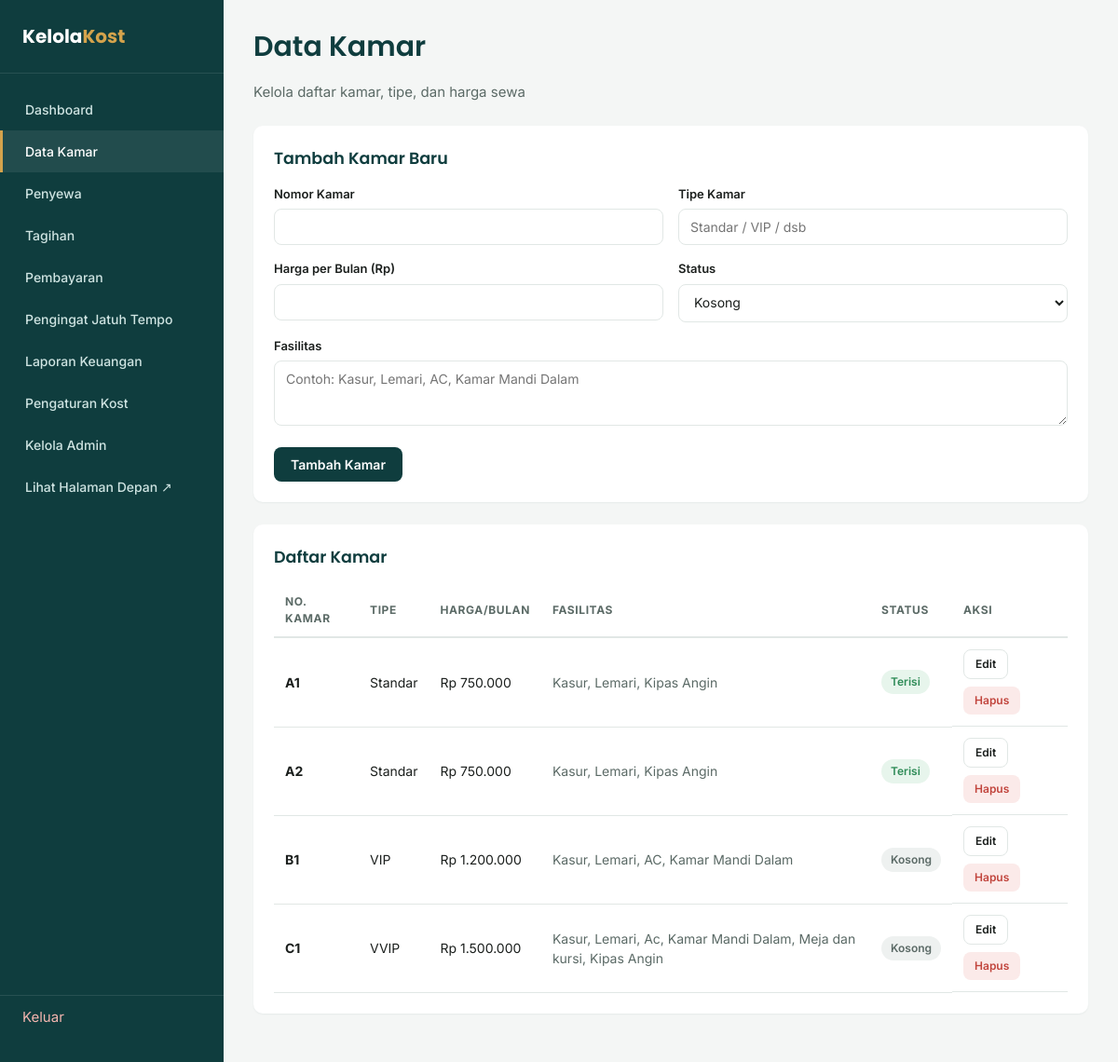
/kamar.php (signed in), run on the app's committed database.
### tables this page shows
CREATE TABLE kamar (
    id            INT UNSIGNED   NOT NULL AUTO_INCREMENT,
    nomor_kamar   VARCHAR(20)    NOT NULL,
    tipe          VARCHAR(50)    NOT NULL,
    harga_bulanan DECIMAL(12,2)  NOT NULL DEFAULT 0,
    fasilitas     TEXT           NULL,
    status        ENUM('kosong','terisi') NOT NULL DEFAULT 'kosong',
    PRIMARY KEY (id),
    UNIQUE KEY uq_kamar_nomor (nomor_kamar)
);

### includes/functions.php (called while the page is built, shortened)
<?php
function e($value): string
{
    return htmlspecialchars((string) $value, ENT_QUOTES, 'UTF-8');
}
function rupiah($angka): string
{
    return 'Rp ' . number_format((float) $angka, 0, ',', '.');
}

### kamar.php (the view, shortened to what this page needs)
<?php
require_once __DIR__ . '/koneksi.php';
$edit   = null;
$daftarKamar = $pdo->query('SELECT * FROM kamar ORDER BY id ASC')->fetchAll();
require __DIR__ . '/includes/header.php';
?>
<div class="topbar">
    <div>
        <h1>Data Kamar</h1>
        <p class="text-muted mb-0">Kelola daftar kamar, tipe, dan harga sewa</p>
    </div>
</div>
<div class="card">
    <div class="card-header">
        <h3 class="mb-0"><?= $edit ? 'Edit Kamar' : 'Tambah Kamar Baru' ?></h3>
    </div>
    <form method="POST" action="kamar_proses.php">
        <div class="form-row">
            <div>
                <label for="nomor_kamar">Nomor Kamar</label>
                <input type="text" id="nomor_kamar" name="nomor_kamar" required value="<?= e($edit['nomor_kamar'] ?? '') ?>">
            </div>
            <div>
                <label for="tipe">Tipe Kamar</label>
                <input type="text" id="tipe" name="tipe" required placeholder="Standar / VIP / dsb" value="<?= e($edit['tipe'] ?? '') ?>">
            </div>
        </div>
        <div class="form-row">
            <div>
                <label for="harga_bulanan">Harga per Bulan (Rp)</label>
                <input type="number" id="harga_bulanan" name="harga_bulanan" required min="0" step="1000" value="<?= e($edit['harga_bulanan'] ?? '') ?>">
            </div>
            <div>
                <label for="status">Status</label>
                <select id="status" name="status">
                    <option value="kosong"<?= ($edit['status'] ?? '') === 'kosong' ? ' selected' : '' ?>>Kosong</option>
                </select>
            </div>
        </div>
        <label for="fasilitas">Fasilitas</label>
        <textarea id="fasilitas" name="fasilitas" placeholder="Contoh: Kasur, Lemari, AC, Kamar Mandi Dalam"><?= e($edit['fasilitas'] ?? '') ?></textarea>
        <button type="submit" class="btn btn-primary"><?= $edit ? 'Simpan Perubahan' : 'Tambah Kamar' ?></button>
    </form>
</div>
<div class="card">
    <div class="card-header">
        <h3 class="mb-0">Daftar Kamar</h3>
    </div>
    <table>
        <thead>
            <tr>
                <th>No. Kamar</th>
                <th>Tipe</th>
                <th>Harga/Bulan</th>
                <th>Fasilitas</th>
                <th>Status</th>
                <th>Aksi</th>
            </tr>
        </thead>
        <tbody>
            <?php foreach ($daftarKamar as $k): ?>
                <?php $terisi = $k['status'] === 'terisi'; ?>
                <tr>
                    <td><strong><?= e($k['nomor_kamar']) ?></strong></td>
                    <td><?= e($k['tipe']) ?></td>
                    <td><?= rupiah($k['harga_bulanan']) ?></td>
                    <td class="text-muted"><?= e($k['fasilitas']) ?></td>
                    <td>
                        <span class="badge <?= $terisi ? 'badge-success' : 'badge-neutral' ?>">
                            <?= $terisi ? 'Terisi' : 'Kosong' ?>
                        </span>
                    </td>
                    <td class="actions-cell">
                        <a href="kamar.php?edit=<?= (int) $k['id'] ?>" class="btn btn-outline btn-sm">Edit</a>
                        <a href="kamar_proses.php?action=delete&id=<?= (int) $k['id'] ?>" class="btn btn-danger btn-sm confirm-delete" data-confirm="Hapus kamar <?= e($k['nomor_kamar']) ?>?">Hapus</a>
                    </td>
                </tr>
            <?php endforeach; ?>
        </tbody>
    </table>
</div>
<?php require __DIR__ . '/includes/footer.php'; ?>

### assets/css/style.css (style rules this page uses)
:root { --color-bg: #F4F6F5; --color-surface: #FFFFFF; --color-primary: #0F3D3E; --color-primary-light: #1B6B67; --color-accent: #D4A34C; --color-text: #1B1F1D; --color-text-muted:#5B6A66; --color-border: #E1E7E5; --color-success: #2E8B57; --color-success-bg:#E7F5EC; --color-danger: #C1443C; --color-danger-bg: #FBEAE9; --color-warning-bg:#FFF6E5; --radius: 10px; --shadow-sm: 0 1px 2px rgba(15, 61, 62, 0.06); --shadow-md: 0 4px 16px rgba(15, 61, 62, 0.08); --sidebar-width: 240px; --font-display: 'Poppins', sans-serif; --font-body: 'Inter', sans-serif; }
* { box-sizing: border-box; }
html, body { margin: 0; padding: 0; background: var(--color-bg); color: var(--color-text); font-family: var(--font-body); font-size: 15px; line-height: 1.5; }
h1, h2, h3, h4 { font-family: var(--font-display); font-weight: 600; margin: 0 0 8px 0; color: var(--color-primary); }
a { color: var(--color-primary-light); text-decoration: none; }
.topbar { display: flex; justify-content: space-between; align-items: center; margin-bottom: 24px; flex-wrap: wrap; gap: 12px; }
.card { background: var(--color-surface); border-radius: var(--radius); padding: 22px; box-shadow: var(--shadow-sm); margin-bottom: 24px; }
.card-header { display: flex; justify-content: space-between; align-items: center; margin-bottom: 16px; flex-wrap: wrap; gap: 10px; }
label { display: block; font-size: 13px; font-weight: 600; margin-bottom: 6px; color: var(--color-text); }
input, select, textarea { width: 100%; padding: 10px 12px; border: 1px solid var(--color-border); border-radius: 8px; font-family: var(--font-body); font-size: 14px; margin-bottom: 16px; background: #fff; color: var(--color-text); }
textarea { resize: vertical; min-height: 70px; }
.form-row { display: grid; grid-template-columns: 1fr 1fr; gap: 16px; }
.btn { display: inline-block; padding: 10px 18px; border-radius: 8px; border: none; font-family: var(--font-body); font-weight: 600; font-size: 14px; cursor: pointer; text-align: center; }
.btn-primary { background: var(--color-primary); color: #fff; }
.btn-danger { background: var(--color-danger-bg); color: var(--color-danger); }
.btn-outline { background: transparent; border: 1px solid var(--color-border); color: var(--color-text); }
.btn-sm { padding: 6px 12px; font-size: 12px; }
table { width: 100%; border-collapse: collapse; font-size: 14px; }
thead th { text-align: left; font-size: 12px; text-transform: uppercase; letter-spacing: 0.05em; color: var(--color-text-muted); padding: 10px 12px; border-bottom: 2px solid var(--color-border); }
tbody td { padding: 12px; border-bottom: 1px solid var(--color-border); vertical-align: middle; }
.actions-cell { display: flex; gap: 8px; flex-wrap: wrap; }
.badge { display: inline-block; padding: 4px 10px; border-radius: 999px; font-size: 12px; font-weight: 600; }
.badge-success { background: var(--color-success-bg); color: var(--color-success); }
.badge-neutral { background: #EEF1F0; color: var(--color-text-muted); }
.text-muted { color: var(--color-text-muted); }
.mb-0 { margin-bottom: 0; }

### data on the page
kamar: nomor_kamar "A1", tipe "Standar", harga_bulanan "Rp 750.000", fasilitas "Kasur, Lemari, Kipas Angin", status "Terisi"
kamar: nomor_kamar "A2", tipe "Standar", harga_bulanan "Rp 750.000", fasilitas "Kasur, Lemari, Kipas Angin", status "Terisi"
kamar: nomor_kamar "B1", tipe "VIP", harga_bulanan "Rp 1.200.000", fasilitas "Kasur, Lemari, AC, Kamar Mandi Dalam", status "Kosong"
kamar: nomor_kamar "C1", tipe "VVIP", harga_bulanan "Rp 1.500.000", fasilitas "Kasur, Lemari, Ac, Kamar Mandi Dalam, Meja dan kursi, Kipas Angin", status "Kosong"
